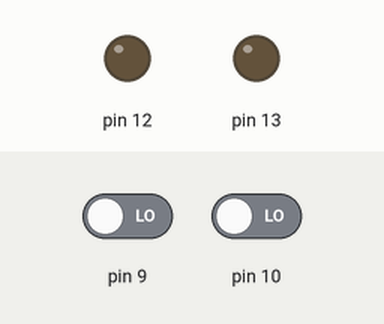
Recording of a sketch running on a simulated Arduino Uno, built with avr-gcc and run on an emulated ATmega328P. Shown: output pins drawn as LEDs (lit = HIGH). Dashed ring = blinking. The test bench sets the inputs (shaded band); at power-on: pin 9 LOW, pin 10 LOW.

Above: at 1.2 s.
1.3 s: pin 9 driven HIGH
At 1.47 s:
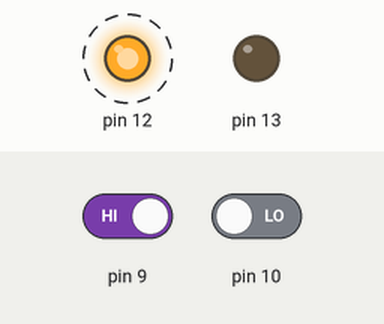
4.3 s: pin 10 driven HIGH
At 5.2 s:
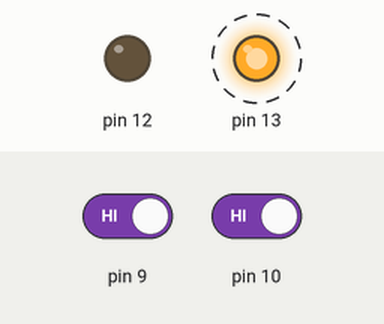
5.8 s: pin 10 driven LOW
At 5.99 s:
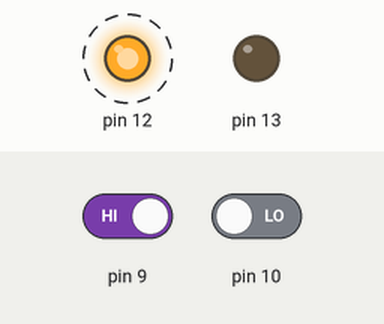
8.8 s: pin 10 driven HIGH
At 9.4 s:
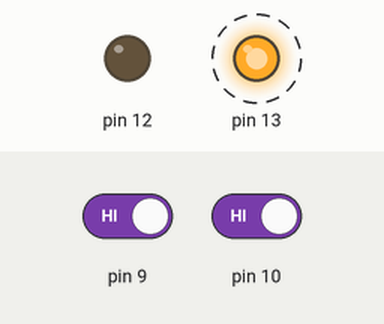
Timing chart, 0 to 12.8 s (numbered marks = the images above; inputs shaded):
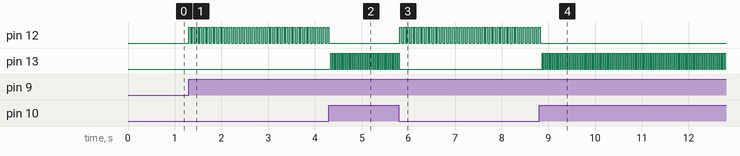

Measured:
- after the input at 1.3 s, pin 12: alternates HIGH for 0.04 s and LOW for 0.04 s, starting at once
- after the input at 4.3 s, pin 12: goes on until 4.3 s, then stays LOW; pin 13: alternates HIGH for 0.02 s and LOW for 0.02 s, starting at once
- after the input at 5.8 s, pin 12: alternates HIGH for 0.04 s and LOW for 0.04 s, starting at once; pin 13: goes on until 5.8 s, then stays LOW
- after the input at 8.8 s, pin 12: goes on until 8.8 s, then stays LOW; pin 13: alternates HIGH for 0.02 s and LOW for 0.02 s, starting after 0.06 s

The sketch:

System_Code.ino
```cpp
void setup()
{
  pinMode(13, OUTPUT);
  pinMode(10, INPUT);
  pinMode(9, INPUT);
  pinMode(12, OUTPUT);
}


void loop()
{

  if (digitalRead(10) == HIGH)
  {
    digitalWrite(13, HIGH);
    delay(20);
    digitalWrite(13, LOW);
    delay(20);
  }
  else if (digitalRead(9) == HIGH)
  {
    digitalWrite(12, HIGH);
    delay(40);
    digitalWrite(12, LOW);
    delay(40);
  }

}
```
